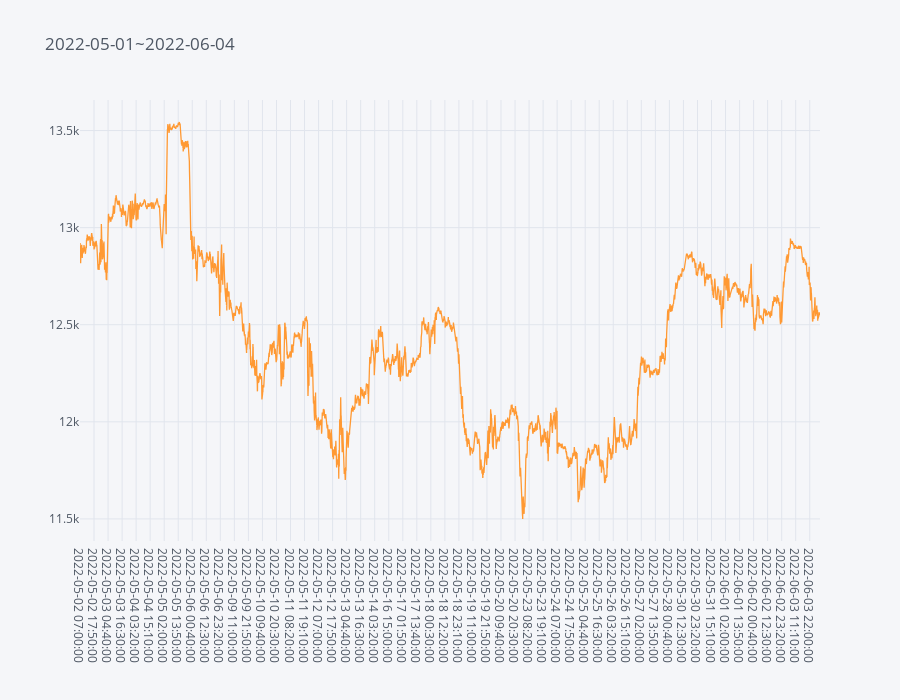

This figure's notebook cell:
### Code cell
price_symbol_plot('NQc1', '2022-05-01','2022-06-04', '5')

### Figure 1 — Plotly figure (JSON) as saved in the notebook; plotly's stock layout.template omitted (floating-point values rounded to 4 significant figures; data arrays with more than 128 entries replaced by an {"elided": "..."} marker saying what was removed)
{"data": [{"line": {"color": "rgba(255, 153, 51, 1.0)", "dash": "solid", "shape": "linear", "width": 1.3}, "mode": "lines", "name": "Nasdaq 100", "text": "", "type": "scatter", "x": {"elided": "6856 str values"}, "y": {"elided": "6856 float values"}}], "layout": {"height": 700, "legend": {"bgcolor": "#F5F6F9", "font": {"color": "#4D5663"}}, "paper_bgcolor": "#F5F6F9", "plot_bgcolor": "#F5F6F9", "title": {"font": {"color": "#4D5663"}, "text": "2022-05-01~2022-06-04"}, "xaxis": {"gridcolor": "#E1E5ED", "showgrid": true, "tickfont": {"color": "#4D5663"}, "title": {"font": {"color": "#4D5663"}, "text": ""}, "type": "category", "zerolinecolor": "#E1E5ED"}, "yaxis": {"gridcolor": "#E1E5ED", "showgrid": true, "tickfont": {"color": "#4D5663"}, "title": {"font": {"color": "#4D5663"}, "text": ""}, "zerolinecolor": "#E1E5ED"}}}
